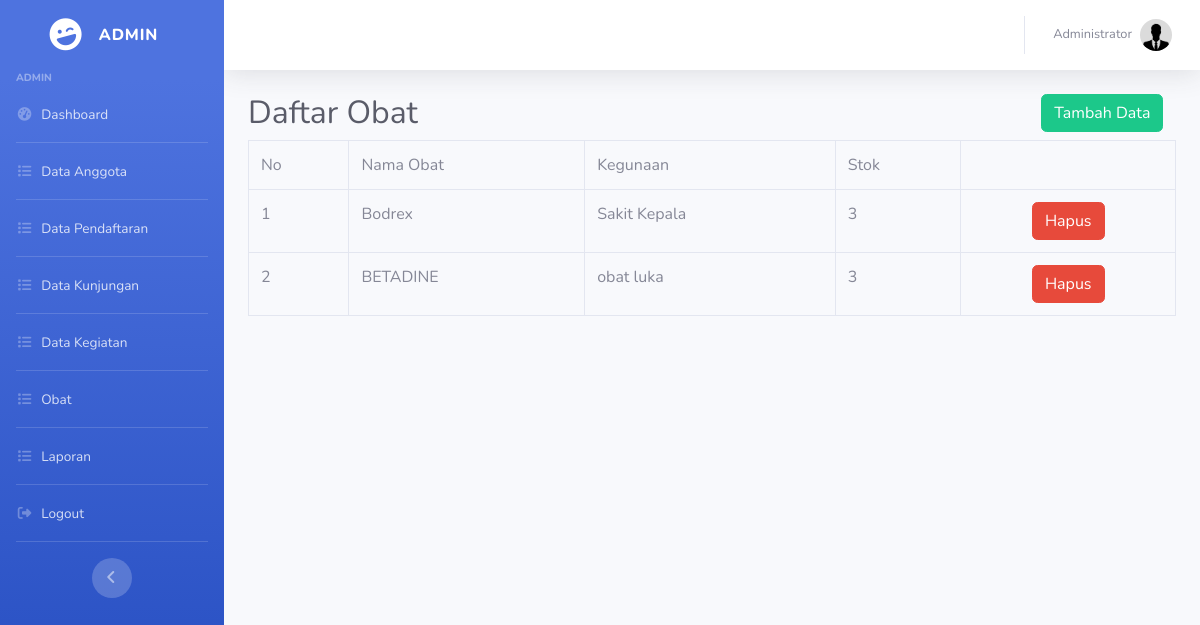
/admin/obat.php (signed in), run on the app's committed database.
### tables this page shows
CREATE TABLE `obat` (
  `id` int(11) NOT NULL,
  `nama` varchar(255) NOT NULL,
  `kegunaan` varchar(255) NOT NULL,
  `stok` int(11) NOT NULL
);

### admin/obat_control.php (called while the page is built, shortened)
<?php
include('../config/koneksi.php');
$all_pendaftar = mysqli_query($koneksi, "SELECT * FROM obat");
?>

### admin/obat.php (the view, shortened to what this page needs)
<?php include('../config/auto_load.php'); ?>
<?php include('obat_control.php') ?>
<?php include('../template/header.php'); ?>
<div class="container-fluid">
  <div class="row">
    <div class="col-10">
        <h2 class="text-gray-800">Daftar Obat</h2>
    </div>
    <div class="col">
        <a href="obat_tambah.php" class="text-white btn btn-success">Tambah Data</a>
    </div>
  </div>
  <div class="row">
    <div class="col-md-12">
      <table class="table table-bordered table-hover">
          <tr>
            <td scope="col">No</td>
            <td scope="col">Nama Obat</td>
            <td scope="col">Kegunaan</td>
            <td scope="col">Stok</td>
          </tr>
          <?php
          $no = 1;
          while($p = mysqli_fetch_array($all_pendaftar)) { ?>
          <tr>
            <td><?= $no++ ?></td>
            <td><?= $p['nama'] ?></td>
            <td><?= $p['kegunaan'] ?></td>
            <td><?= $p['stok'] ?></td>
            <td class="text-center"> <a href="obat_control.php?hapus=<?= $p['id'] ?>" class="text-white btn btn-danger">Hapus</a></td>
          </tr>
          <?php }
          ?>
      </table>
    </div>
  </div>
</div>

### data on the page
obat: nama "Bodrex", kegunaan "Sakit Kepala", stok "3"
obat: nama "BETADINE", kegunaan "obat luka", stok "3"

### other printed values
$_SESSION['level'] "ADMIN"
$_SESSION['nama'] "Administrator"
